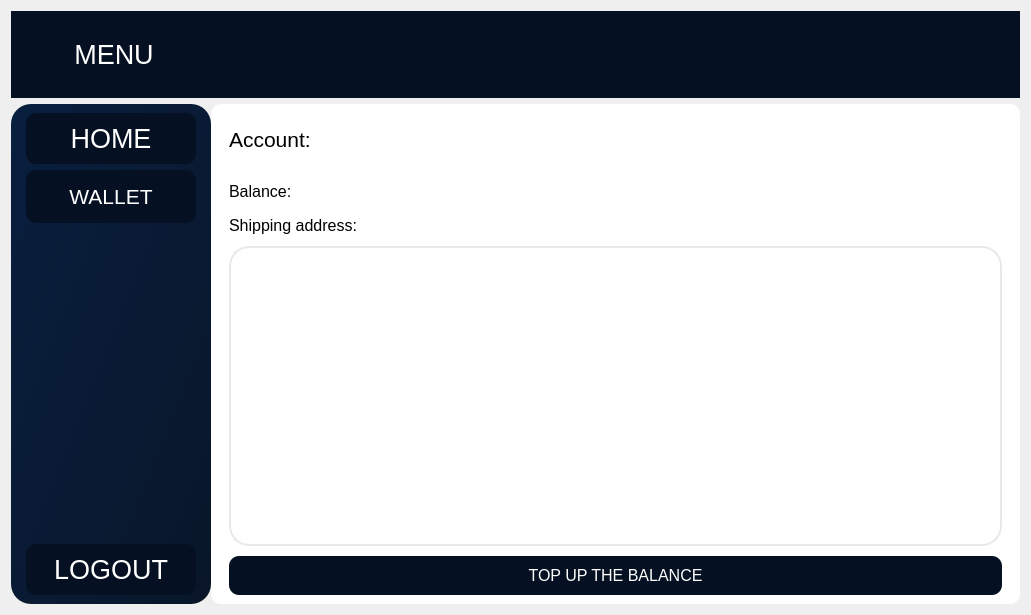
<?xml version="1.0" encoding="UTF-8"?>
<ui version="4.0">
 <class>Dialog</class>
 <widget class="QDialog" name="Dialog">
  <property name="geometry">
   <rect>
    <x>0</x>
    <y>0</y>
    <width>1031</width>
    <height>613</height>
   </rect>
  </property>
  <property name="windowTitle">
   <string>Dialog</string>
  </property>
  <property name="styleSheet">
   <string notr="true"/>
  </property>
  <layout class="QGridLayout" name="gridLayout_2">
   <item row="0" column="0">
    <widget class="QFrame" name="frame_8">
     <property name="styleSheet">
      <string notr="true">*{
	border: none;
	background-color: transparent;
	color: #fff;
}
#centralwiget{
	background-color: rgb(255, 255, 255);
}
#side_menu{
	background-color: qlineargradient(spread:pad, x1:1, y1:1, x2:0, y2:0, stop:0 rgba(9, 22, 41, 255), stop:1 rgba(9, 31, 63, 255));
	border-radius: 20px;
}
#header{
	background-color: rgb(5, 17, 34);
}
QPushButton{
	padding: 10px;
	background-color: rgb(5, 17, 34);
	border-radius: 10px;
	color: white;
}
QPushButton:hover{
	background-color: qlineargradient(spread:pad, x1:1, y1:1, x2:0.130682, y2:0.165, stop:0 rgba(34, 120, 239, 255), stop:1 rgba(145, 185, 239, 255));
}
#main_body{
	background-color: white;
	border-radius: 10px;
}
QScrollBar::handle:vertical
{
      background-color: rgb(232, 232, 232);
      min-height: 5px;
      border-radius: 6px;
}
QScrollBar::add-line:vertical 
{
      border: none;
      background: none;
}

QScrollBar::sub-line:vertical
{
      border: none;
      background: none;
}</string>
     </property>
     <property name="frameShape">
      <enum>QFrame::StyledPanel</enum>
     </property>
     <property name="frameShadow">
      <enum>QFrame::Raised</enum>
     </property>
     <layout class="QGridLayout" name="gridLayout">
      <property name="leftMargin">
       <number>0</number>
      </property>
      <property name="topMargin">
       <number>0</number>
      </property>
      <property name="rightMargin">
       <number>0</number>
      </property>
      <property name="bottomMargin">
       <number>0</number>
      </property>
      <property name="horizontalSpacing">
       <number>0</number>
      </property>
      <property name="verticalSpacing">
       <number>6</number>
      </property>
      <item row="1" column="0" rowspan="2" colspan="2">
       <widget class="QFrame" name="frame_2">
        <property name="sizePolicy">
         <sizepolicy hsizetype="Preferred" vsizetype="Preferred">
          <horstretch>0</horstretch>
          <verstretch>0</verstretch>
         </sizepolicy>
        </property>
        <property name="minimumSize">
         <size>
          <width>0</width>
          <height>500</height>
         </size>
        </property>
        <property name="maximumSize">
         <size>
          <width>16777215</width>
          <height>500</height>
         </size>
        </property>
        <property name="frameShape">
         <enum>QFrame::StyledPanel</enum>
        </property>
        <property name="frameShadow">
         <enum>QFrame::Raised</enum>
        </property>
        <layout class="QHBoxLayout" name="horizontalLayout">
         <property name="spacing">
          <number>0</number>
         </property>
         <property name="leftMargin">
          <number>0</number>
         </property>
         <property name="topMargin">
          <number>0</number>
         </property>
         <property name="rightMargin">
          <number>0</number>
         </property>
         <property name="bottomMargin">
          <number>0</number>
         </property>
         <item>
          <widget class="QFrame" name="side_menu">
           <property name="sizePolicy">
            <sizepolicy hsizetype="Preferred" vsizetype="Expanding">
             <horstretch>0</horstretch>
             <verstretch>0</verstretch>
            </sizepolicy>
           </property>
           <property name="minimumSize">
            <size>
             <width>200</width>
             <height>0</height>
            </size>
           </property>
           <property name="maximumSize">
            <size>
             <width>0</width>
             <height>16777215</height>
            </size>
           </property>
           <layout class="QVBoxLayout" name="verticalLayout_2" stretch="0,0">
            <property name="spacing">
             <number>0</number>
            </property>
            <property name="leftMargin">
             <number>0</number>
            </property>
            <property name="topMargin">
             <number>0</number>
            </property>
            <property name="rightMargin">
             <number>0</number>
            </property>
            <property name="bottomMargin">
             <number>0</number>
            </property>
            <item alignment="Qt::AlignHCenter|Qt::AlignTop">
             <widget class="QFrame" name="frame_5">
              <property name="frameShape">
               <enum>QFrame::StyledPanel</enum>
              </property>
              <property name="frameShadow">
               <enum>QFrame::Raised</enum>
              </property>
              <layout class="QVBoxLayout" name="verticalLayout_3">
               <item>
                <widget class="QPushButton" name="home">
                 <property name="minimumSize">
                  <size>
                   <width>170</width>
                   <height>0</height>
                  </size>
                 </property>
                 <property name="maximumSize">
                  <size>
                   <width>170</width>
                   <height>16777215</height>
                  </size>
                 </property>
                 <property name="font">
                  <font>
                   <pointsize>20</pointsize>
                  </font>
                 </property>
                 <property name="text">
                  <string>HOME</string>
                 </property>
                 <property name="icon">
                  <iconset resource="../resources/icons.qrc">
                   <normaloff>:/icons/icons/home.svg</normaloff>:/icons/icons/home.svg</iconset>
                 </property>
                 <property name="iconSize">
                  <size>
                   <width>24</width>
                   <height>24</height>
                  </size>
                 </property>
                </widget>
               </item>
               <item>
                <widget class="QPushButton" name="wallet">
                 <property name="minimumSize">
                  <size>
                   <width>170</width>
                   <height>53</height>
                  </size>
                 </property>
                 <property name="maximumSize">
                  <size>
                   <width>170</width>
                   <height>16777215</height>
                  </size>
                 </property>
                 <property name="font">
                  <font>
                   <pointsize>16</pointsize>
                   <stylestrategy>PreferDefault</stylestrategy>
                   <kerning>true</kerning>
                  </font>
                 </property>
                 <property name="styleSheet">
                  <string notr="true"/>
                 </property>
                 <property name="text">
                  <string>WALLET</string>
                 </property>
                 <property name="icon">
                  <iconset resource="../resources/icons.qrc">
                   <normaloff>:/icons/icons/dollar-sign.svg</normaloff>:/icons/icons/dollar-sign.svg</iconset>
                 </property>
                 <property name="iconSize">
                  <size>
                   <width>24</width>
                   <height>24</height>
                  </size>
                 </property>
                </widget>
               </item>
              </layout>
             </widget>
            </item>
            <item alignment="Qt::AlignHCenter|Qt::AlignBottom">
             <widget class="QFrame" name="frame">
              <property name="frameShape">
               <enum>QFrame::StyledPanel</enum>
              </property>
              <property name="frameShadow">
               <enum>QFrame::Raised</enum>
              </property>
              <layout class="QVBoxLayout" name="verticalLayout_5">
               <item>
                <widget class="QPushButton" name="pushButton_5">
                 <property name="minimumSize">
                  <size>
                   <width>170</width>
                   <height>0</height>
                  </size>
                 </property>
                 <property name="maximumSize">
                  <size>
                   <width>170</width>
                   <height>16777215</height>
                  </size>
                 </property>
                 <property name="font">
                  <font>
                   <pointsize>20</pointsize>
                  </font>
                 </property>
                 <property name="styleSheet">
                  <string notr="true">QPushButton:hover{
	background-color: qlineargradient(spread:pad, x1:1, y1:1, x2:0, y2:0, stop:0 rgba(165, 4, 77, 255), stop:1 rgba(165, 117, 139, 255));
}</string>
                 </property>
                 <property name="text">
                  <string>LOGOUT</string>
                 </property>
                 <property name="icon">
                  <iconset resource="../resources/icons.qrc">
                   <normaloff>:/icons/icons/log-out.svg</normaloff>:/icons/icons/log-out.svg</iconset>
                 </property>
                 <property name="iconSize">
                  <size>
                   <width>24</width>
                   <height>24</height>
                  </size>
                 </property>
                </widget>
               </item>
              </layout>
             </widget>
            </item>
           </layout>
          </widget>
         </item>
         <item>
          <widget class="QFrame" name="main_body">
           <property name="sizePolicy">
            <sizepolicy hsizetype="Expanding" vsizetype="Preferred">
             <horstretch>0</horstretch>
             <verstretch>0</verstretch>
            </sizepolicy>
           </property>
           <property name="frameShape">
            <enum>QFrame::StyledPanel</enum>
           </property>
           <property name="frameShadow">
            <enum>QFrame::Raised</enum>
           </property>
           <layout class="QVBoxLayout" name="verticalLayout_4">
            <item>
             <widget class="QFrame" name="frame_4">
              <property name="minimumSize">
               <size>
                <width>0</width>
                <height>53</height>
               </size>
              </property>
              <property name="maximumSize">
               <size>
                <width>16777215</width>
                <height>53</height>
               </size>
              </property>
              <property name="frameShape">
               <enum>QFrame::StyledPanel</enum>
              </property>
              <property name="frameShadow">
               <enum>QFrame::Raised</enum>
              </property>
              <layout class="QVBoxLayout" name="verticalLayout_6">
               <item>
                <widget class="QLabel" name="account">
                 <property name="font">
                  <font>
                   <pointsize>16</pointsize>
                  </font>
                 </property>
                 <property name="styleSheet">
                  <string notr="true">color: rgb(0, 0, 0);</string>
                 </property>
                 <property name="text">
                  <string>Account: </string>
                 </property>
                </widget>
               </item>
              </layout>
             </widget>
            </item>
            <item>
             <widget class="QFrame" name="frame_6">
              <property name="frameShape">
               <enum>QFrame::StyledPanel</enum>
              </property>
              <property name="frameShadow">
               <enum>QFrame::Raised</enum>
              </property>
              <layout class="QVBoxLayout" name="verticalLayout_7">
               <property name="spacing">
                <number>10</number>
               </property>
               <property name="topMargin">
                <number>10</number>
               </property>
               <property name="bottomMargin">
                <number>0</number>
               </property>
               <item alignment="Qt::AlignTop">
                <widget class="QLabel" name="balance">
                 <property name="font">
                  <font>
                   <pointsize>12</pointsize>
                  </font>
                 </property>
                 <property name="styleSheet">
                  <string notr="true">color: black;</string>
                 </property>
                 <property name="text">
                  <string>Balance: </string>
                 </property>
                </widget>
               </item>
               <item>
                <widget class="QLabel" name="label">
                 <property name="font">
                  <font>
                   <pointsize>12</pointsize>
                  </font>
                 </property>
                 <property name="styleSheet">
                  <string notr="true">color: black;</string>
                 </property>
                 <property name="text">
                  <string>Shipping address:</string>
                 </property>
                </widget>
               </item>
               <item alignment="Qt::AlignVCenter">
                <widget class="QFrame" name="frame_7">
                 <property name="minimumSize">
                  <size>
                   <width>0</width>
                   <height>300</height>
                  </size>
                 </property>
                 <property name="maximumSize">
                  <size>
                   <width>16777215</width>
                   <height>300</height>
                  </size>
                 </property>
                 <property name="frameShape">
                  <enum>QFrame::StyledPanel</enum>
                 </property>
                 <property name="frameShadow">
                  <enum>QFrame::Raised</enum>
                 </property>
                 <layout class="QVBoxLayout" name="verticalLayout">
                  <property name="spacing">
                   <number>10</number>
                  </property>
                  <property name="leftMargin">
                   <number>0</number>
                  </property>
                  <property name="topMargin">
                   <number>0</number>
                  </property>
                  <property name="rightMargin">
                   <number>0</number>
                  </property>
                  <property name="bottomMargin">
                   <number>0</number>
                  </property>
                  <item>
                   <widget class="QTextEdit" name="textEdit">
                    <property name="font">
                     <font>
                      <pointsize>12</pointsize>
                     </font>
                    </property>
                    <property name="styleSheet">
                     <string notr="true">color: black;
border: 2px solid rgb(232, 232, 232);
border-radius: 20px;</string>
                    </property>
                   </widget>
                  </item>
                 </layout>
                </widget>
               </item>
               <item>
                <widget class="QPushButton" name="pushButton_2">
                 <property name="font">
                  <font>
                   <pointsize>12</pointsize>
                  </font>
                 </property>
                 <property name="text">
                  <string>TOP UP THE BALANCE</string>
                 </property>
                </widget>
               </item>
              </layout>
             </widget>
            </item>
           </layout>
          </widget>
         </item>
        </layout>
       </widget>
      </item>
      <item row="0" column="0">
       <widget class="QFrame" name="header">
        <property name="sizePolicy">
         <sizepolicy hsizetype="Expanding" vsizetype="Expanding">
          <horstretch>0</horstretch>
          <verstretch>0</verstretch>
         </sizepolicy>
        </property>
        <property name="minimumSize">
         <size>
          <width>0</width>
          <height>0</height>
         </size>
        </property>
        <property name="maximumSize">
         <size>
          <width>16777215</width>
          <height>100</height>
         </size>
        </property>
        <property name="frameShape">
         <enum>QFrame::StyledPanel</enum>
        </property>
        <property name="frameShadow">
         <enum>QFrame::Raised</enum>
        </property>
        <layout class="QHBoxLayout" name="horizontalLayout_2">
         <item alignment="Qt::AlignLeft">
          <widget class="QFrame" name="side_menu_toggle">
           <property name="minimumSize">
            <size>
             <width>100</width>
             <height>0</height>
            </size>
           </property>
           <property name="frameShape">
            <enum>QFrame::StyledPanel</enum>
           </property>
           <property name="frameShadow">
            <enum>QFrame::Raised</enum>
           </property>
           <layout class="QHBoxLayout" name="horizontalLayout_3">
            <item>
             <widget class="QPushButton" name="pushButton">
              <property name="minimumSize">
               <size>
                <width>170</width>
                <height>0</height>
               </size>
              </property>
              <property name="maximumSize">
               <size>
                <width>170</width>
                <height>16777215</height>
               </size>
              </property>
              <property name="font">
               <font>
                <pointsize>20</pointsize>
               </font>
              </property>
              <property name="styleSheet">
               <string notr="true">color: white;</string>
              </property>
              <property name="text">
               <string>MENU</string>
              </property>
              <property name="icon">
               <iconset resource="../resources/icons.qrc">
                <normaloff>:/icons/icons/align-justify.svg</normaloff>
                <normalon>:/icons/icons/align-justify.svg</normalon>:/icons/icons/align-justify.svg</iconset>
              </property>
              <property name="iconSize">
               <size>
                <width>24</width>
                <height>24</height>
               </size>
              </property>
              <property name="checkable">
               <bool>false</bool>
              </property>
              <property name="checked">
               <bool>false</bool>
              </property>
             </widget>
            </item>
           </layout>
          </widget>
         </item>
         <item>
          <widget class="QFrame" name="frame_3">
           <property name="frameShape">
            <enum>QFrame::StyledPanel</enum>
           </property>
           <property name="frameShadow">
            <enum>QFrame::Raised</enum>
           </property>
           <layout class="QHBoxLayout" name="horizontalLayout_18"/>
          </widget>
         </item>
        </layout>
       </widget>
      </item>
     </layout>
    </widget>
   </item>
  </layout>
 </widget>
 <resources>
  <include location="../resources/icons.qrc"/>
 </resources>
 <connections/>
</ui>
